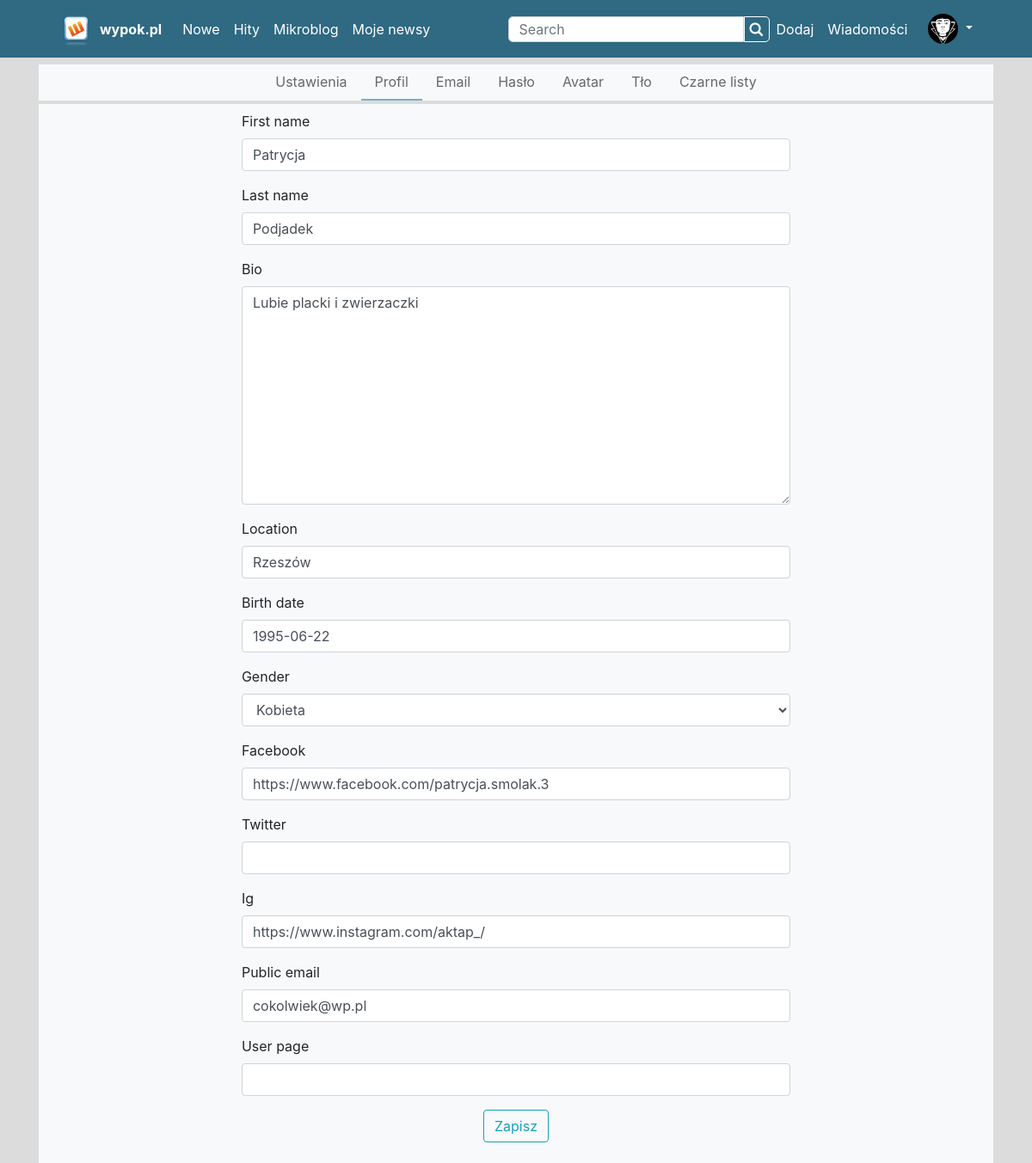
The app's page /profil/2/edycja (signed in) with its own data.
### user/models.py (models this page shows)
class User(AbstractUser):
    class Genders(models.IntegerChoices):
        WOMEN = 0, 'Kobieta'
        MEN = 1, 'Mężczyza'
        NONE = 2, 'Niwuadu'
    bio = models.TextField(max_length=500, blank=True)
    location = models.CharField(max_length=30, blank=True)
    birth_date = models.DateField(null=True, blank=True)
    avatar = models.ImageField(blank=True, max_length=None, default='user.png', upload_to=upload_location)
    background = models.ImageField(blank=True, null=True, max_length=None, upload_to=upload_location)
    gender = models.IntegerField(choices=Genders.choices, blank=True, null=True)
    facebook = models.CharField(max_length=500, blank=True)
    twitter = models.CharField(max_length=500, blank=True)
    ig = models.CharField(max_length=500, blank=True)
    public_email = models.EmailField(max_length=500, blank=True)
    user_page = models.CharField(max_length=500, blank=True)

### user/views.py (the view, shortened to what this page needs)
# urls.py: path('<int:pk>/edycja', UserUpdate.as_view(), name='profile-edit'),
class UserUpdate(UpdateView):
    model = User
    fields = ['first_name', 'last_name', 'bio', 'location', 'birth_date', 'gender', 'facebook', 'twitter', 'ig',
              'public_email', 'user_page']
    template_name = 'users/user_update_form.html'

### templates/users/user_update_form.html
{% extends "users/user_edit_base.html" %}
{% load crispy_forms_filters %}
{% block update_forms %}
    <div class="row no-gutters justify-content-center bg-light mt-1 p-2">
        <div class="col-10 col-sm-9 col-md-7">
            <form method="post">{% csrf_token %}
                {{ form|crispy }}
                <div class="form-group center-box">
                    <button class="btn btn-outline-info" type="submit">Zapisz</button>
                </div>
            </form>
        </div>
    </div>
{% endblock %}

### templates/blog/header.html (shortened to what this page needs)
<div class="top-header">
    <div class="container-xl">
        <div class="row no-gutters">
            <div class="col">
                <nav class="navbar navbar-expand-lg navbar-light">
                {% load static %}
                    <img src="{% static "images/wykop.png" %}" alt="Wypok.pl" class="navbar-logo">
                    <a class="navbar-brand font-weight-bold" href="{% url 'blog-home' %}">wypok.pl</a>
                    <div class="collapse navbar-collapse" id="navbarSupportedContent">
                        <ul class="navbar-nav mr-auto">
                            <li class="nav-item active">
                                <a class="nav-link" href="{% url 'nowe' %}">Nowe <span class="sr-only">(current)</span></a>
                            </li>
                            <li class="nav-item">
                                <a class="nav-link" href="{% url 'hity' %}">Hity</a>
                            </li>
                            <li class="nav-item">
                                <a class="nav-link" href="{% url 'mikroblog' %}">Mikroblog</a>
                            </li>
                            {% if user.is_authenticated %}
                                <li class="nav-item">
                                    <a class="nav-link" href="#">Moje newsy</a>
                                </li>
                            {% endif %}
                        </ul>
                        <form class="form-inline my-2 my-lg-0" action="{% url 'post-search' %}">
                            <input class="form-control search-input" id="searchbox" name="szukaj" type="text" value="{{ request.GET.szukaj }}" placeholder="Search" aria-label="Search">
                                <button class="btn  search-btn mr-2" type="submit">
                                    <i class="icon icon-search"></i>
                                </button>
                        </form>
                        <div class="nav-item ">
                            <a class="nav-link pl-0" href="{% url 'post-url-create' %}">Dodaj</a>
                        </div>
                        <div class="nav-item">
                            <a class="nav-link pl-0" href="#">Wiadomości</a>
                        </div>
                        <div class="navbar-nav nav-item dropdown">
                            {% if request.user.is_authenticated %}
                                <a class="nav-link dropdown-toggle" href="#" id="navbarDropdown" role="button"
                                   data-toggle="dropdown" aria-haspopup="true" aria-expanded="false">
                                    <img class="rounded-circle header-account-img" src="{{ request.user.avatar.url }}" alt="{{ request.user.username }}}">
                                </a>
                            {% endif %}
                        </div>
                    </div>
                </nav>
            </div>
        </div>
    </div>
</div>

### static/main.css (style rules this page uses)
body { background-color: gainsboro; }
.icon { cursor: pointer; }
.top-header { background-color: #2f6982; }
.top-header .nav-link, .navbar-brand { color: white !important; font-size: 16px; }
.navbar-logo { width: 55px; }
.header-account-img { width: 35px; }
.search-input { height: 30px; border-radius: 5px 0 0 5px; }
.search-btn { height: 30px; width: 30px; display: flex; justify-content: center; align-items: center; border: 1px solid white; border-radius: 0 5px 5px 0; color: white; }
.center-box { display: flex; flex-direction: column; align-items: center; }

### records on screen
User: user.avatar (picture)
User: first_name "Patrycja", last_name "Podjadek", bio "Lubie placki i zwierzaczki", location "Rzeszów", birth_date "1995-06-22", gender "Kobieta", facebook "https://www.facebook.com/patrycja.smolak.3", ig "https://www.instagram.com/aktap_/", public_email "cokolwiek@wp.pl"
